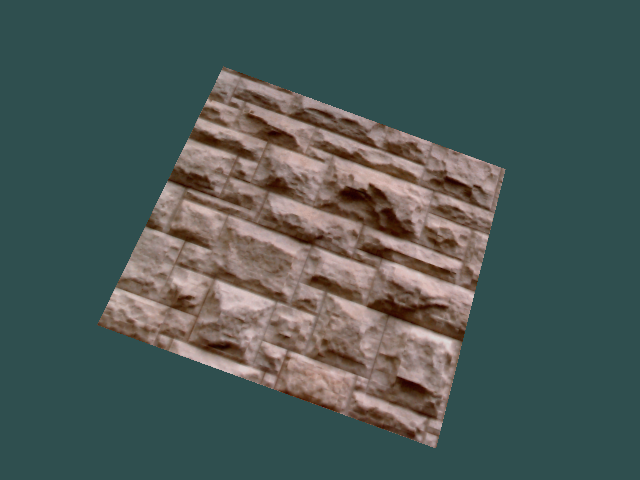

Write the Python code that produced this figure.
#!/usr/bin/env python

# Map a texture image onto a plane.

import os
from pathlib import Path

# Factory overrides: importing these modules registers the OpenGL rendering
# and interaction style implementations for vtkRenderingCore factory classes.
import vtkmodules.vtkInteractionStyle  # noqa: F401
import vtkmodules.vtkRenderingOpenGL2  # noqa: F401

# VTK pipeline classes used in this example
from vtkmodules.vtkFiltersSources import vtkPlaneSource
from vtkmodules.vtkIOImage import vtkImageReader2Factory
from vtkmodules.vtkRenderingCore import (
    vtkActor,
    vtkPolyDataMapper,
    vtkRenderWindow,
    vtkRenderWindowInteractor,
    vtkRenderer,
    vtkTexture,
)

# Colors (normalized RGB)
dark_slate_gray_rgb = (0.184, 0.310, 0.310)

# Data: locate the texture image
data_dir = Path(os.environ.get("VPE_DATA_DIR", Path(__file__).parent))
file_name = str(data_dir / "masonry.bmp")

# Texture: load the image file. A texture is any unsigned char image.
# vtkImageReader2Factory automatically selects the correct reader.
reader_factory = vtkImageReader2Factory()
image_reader = reader_factory.CreateImageReader2(file_name)
image_reader.SetFileName(file_name)
image_reader.Update()

texture = vtkTexture()
texture.SetInputConnection(image_reader.GetOutputPort())
texture.InterpolateOn()

# Source: create a plane. vtkPlaneSource generates texture coordinates
# automatically so the texture maps directly onto the surface.
plane = vtkPlaneSource()

# Mapper: map polygon data to graphics primitives
mapper = vtkPolyDataMapper()
mapper.SetInputConnection(plane.GetOutputPort())

# Actor: assign the mapped geometry and apply the texture
actor = vtkActor()
actor.SetMapper(mapper)
actor.SetTexture(texture)

# Renderer: assemble the scene
renderer = vtkRenderer()
renderer.AddActor(actor)
renderer.SetBackground(dark_slate_gray_rgb)

# Window: display the rendered scene
render_window = vtkRenderWindow()
render_window.AddRenderer(renderer)
render_window.SetWindowName("texture plane")
render_window.SetMultiSamples(0)
render_window.SetSize(640, 480)

# Scene: configure camera
renderer.ResetCamera()
renderer.GetActiveCamera().Elevation(-30)
renderer.GetActiveCamera().Roll(-20)
renderer.ResetCameraClippingRange()

# Interactor: handle mouse and keyboard events
render_window_interactor = vtkRenderWindowInteractor()
render_window_interactor.SetRenderWindow(render_window)

# Launch the interactive visualization
render_window_interactor.Initialize()
render_window_interactor.Start()
